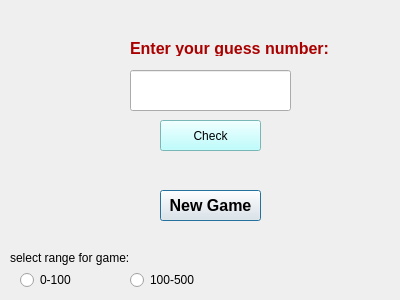
<?xml version="1.0" encoding="UTF-8"?>
<ui version="4.0">
 <class>Dialog</class>
 <widget class="QDialog" name="Dialog">
  <property name="geometry">
   <rect>
    <x>0</x>
    <y>0</y>
    <width>400</width>
    <height>300</height>
   </rect>
  </property>
  <property name="windowTitle">
   <string>Dialog</string>
  </property>
  <property name="styleSheet">
   <string notr="true">color: rgb(170, 0, 0);</string>
  </property>
  <widget class="QLineEdit" name="textbox">
   <property name="geometry">
    <rect>
     <x>130</x>
     <y>70</y>
     <width>161</width>
     <height>41</height>
    </rect>
   </property>
   <property name="font">
    <font>
     <pointsize>12</pointsize>
    </font>
   </property>
   <property name="styleSheet">
    <string notr="true">color: rgb(170, 0, 0);</string>
   </property>
   <property name="text">
    <string/>
   </property>
  </widget>
  <widget class="QLabel" name="label">
   <property name="geometry">
    <rect>
     <x>130</x>
     <y>40</y>
     <width>241</width>
     <height>16</height>
    </rect>
   </property>
   <property name="font">
    <font>
     <pointsize>12</pointsize>
     <bold>true</bold>
    </font>
   </property>
   <property name="styleSheet">
    <string notr="true">color: rgb(170, 0, 0);</string>
   </property>
   <property name="text">
    <string>Enter your guess number:</string>
   </property>
  </widget>
  <widget class="QPushButton" name="btn_new_game">
   <property name="geometry">
    <rect>
     <x>160</x>
     <y>190</y>
     <width>101</width>
     <height>31</height>
    </rect>
   </property>
   <property name="font">
    <font>
     <pointsize>12</pointsize>
     <bold>true</bold>
    </font>
   </property>
   <property name="styleSheet">
    <string notr="true">color: rgb(0, 0, 0);</string>
   </property>
   <property name="text">
    <string>New Game</string>
   </property>
  </widget>
  <widget class="QPushButton" name="btn_res">
   <property name="geometry">
    <rect>
     <x>160</x>
     <y>120</y>
     <width>101</width>
     <height>31</height>
    </rect>
   </property>
   <property name="styleSheet">
    <string notr="true">background-color: rgb(170, 255, 255);
color: rgb(0, 0, 0);</string>
   </property>
   <property name="text">
    <string>Check</string>
   </property>
  </widget>
  <widget class="QRadioButton" name="rb_1">
   <property name="geometry">
    <rect>
     <x>20</x>
     <y>270</y>
     <width>89</width>
     <height>20</height>
    </rect>
   </property>
   <property name="styleSheet">
    <string notr="true">color: rgb(0, 0, 0);</string>
   </property>
   <property name="text">
    <string>0-100</string>
   </property>
  </widget>
  <widget class="QRadioButton" name="rb_2">
   <property name="geometry">
    <rect>
     <x>130</x>
     <y>270</y>
     <width>89</width>
     <height>20</height>
    </rect>
   </property>
   <property name="styleSheet">
    <string notr="true">color: rgb(0, 0, 0);</string>
   </property>
   <property name="text">
    <string>100-500</string>
   </property>
  </widget>
  <widget class="QLabel" name="lb_range">
   <property name="geometry">
    <rect>
     <x>10</x>
     <y>250</y>
     <width>161</width>
     <height>16</height>
    </rect>
   </property>
   <property name="styleSheet">
    <string notr="true">color: rgb(0, 0, 0);</string>
   </property>
   <property name="text">
    <string>select range for game:</string>
   </property>
  </widget>
 </widget>
 <resources/>
 <connections/>
</ui>
